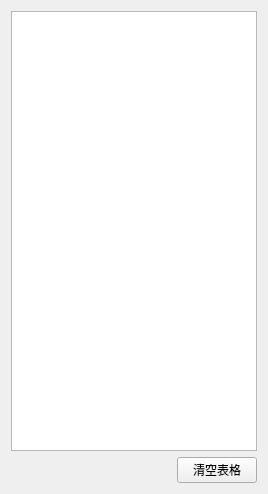
<?xml version="1.0" encoding="UTF-8"?>
<ui version="4.0">
 <class>dayin</class>
 <widget class="QWidget" name="dayin">
  <property name="geometry">
   <rect>
    <x>0</x>
    <y>0</y>
    <width>268</width>
    <height>494</height>
   </rect>
  </property>
  <property name="windowTitle">
   <string>Form</string>
  </property>
  <layout class="QVBoxLayout" name="verticalLayout">
   <item>
    <widget class="QTextEdit" name="textEdit"/>
   </item>
   <item>
    <layout class="QHBoxLayout" name="horizontalLayout">
     <item>
      <spacer name="horizontalSpacer">
       <property name="orientation">
        <enum>Qt::Horizontal</enum>
       </property>
       <property name="sizeHint" stdset="0">
        <size>
         <width>40</width>
         <height>20</height>
        </size>
       </property>
      </spacer>
     </item>
     <item>
      <widget class="QPushButton" name="pushButton_2">
       <property name="text">
        <string>清空表格</string>
       </property>
      </widget>
     </item>
    </layout>
   </item>
  </layout>
 </widget>
 <resources/>
 <connections/>
</ui>
